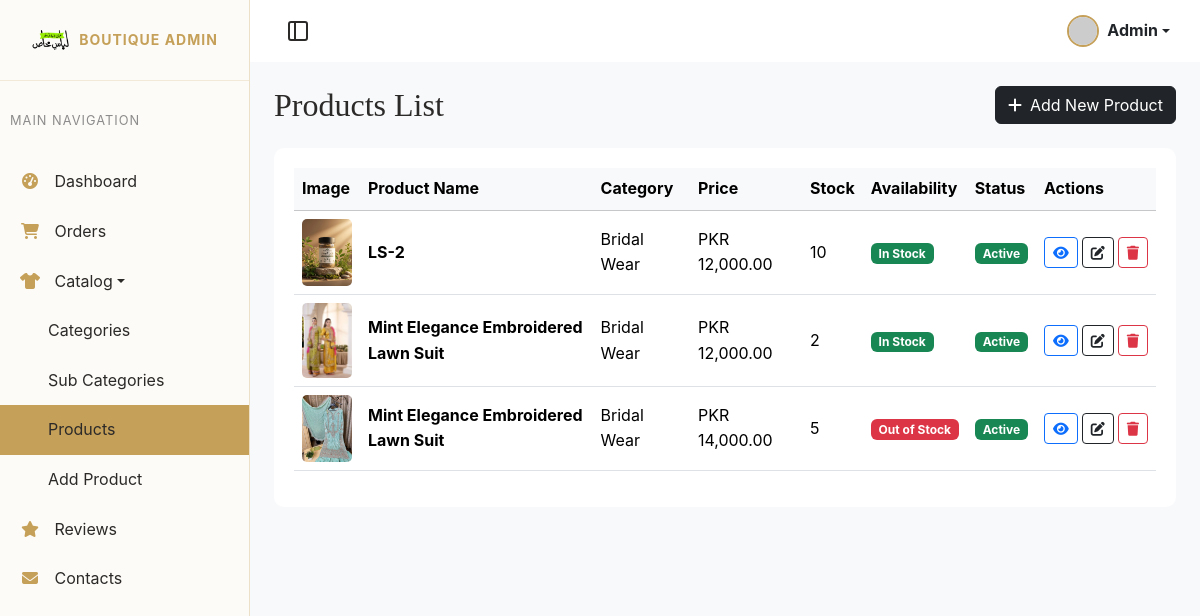
/admin/products.php (signed in), run on the app's committed database.
### tables this page shows
CREATE TABLE `products` (
  `id` int NOT NULL,
  `name` varchar(255) NOT NULL,
  `category_id` int DEFAULT NULL,
  `price` decimal(10,2) NOT NULL,
  `stock` int NOT NULL DEFAULT '0',
  `sale` tinyint(1) DEFAULT '0',
  `salePrice` decimal(10,2) DEFAULT NULL,
  `shortDescription` text,
  `description` text,
  `fabric` varchar(100) DEFAULT NULL,
  `collection` varchar(100) DEFAULT NULL,
  `sub_category_id` int DEFAULT NULL,
  `availability` varchar(50) DEFAULT 'In Stock',
  `tags` text,
  `sizes` text,
  `colors` text,
  `pieces` varchar(100) DEFAULT '1 Piece',
  `main_image` varchar(255) DEFAULT NULL,
  `hover_image` varchar(255) DEFAULT NULL,
  `created_at` timestamp NOT NULL DEFAULT CURRENT_TIMESTAMP,
  `status` tinyint(1) NOT NULL DEFAULT '1'
);

CREATE TABLE `categories` (
  `id` int NOT NULL,
  `name` varchar(255) NOT NULL,
  `image` varchar(255) DEFAULT NULL,
  `status` tinyint(1) NOT NULL DEFAULT '1',
  `created_at` timestamp NOT NULL DEFAULT CURRENT_TIMESTAMP
);

CREATE TABLE `sub_categories` (
  `id` int NOT NULL,
  `category_id` int NOT NULL,
  `name` varchar(255) NOT NULL,
  `status` tinyint(1) NOT NULL DEFAULT '1',
  `created_at` timestamp NOT NULL DEFAULT CURRENT_TIMESTAMP
);

### admin/products.php (the view, shortened to what this page needs)
<?php
    require_once ('inc/admin-top.php');
?>
<body>
    <?php
        require_once ('inc/admin-sidebar.php');
    ?>
    <div class="admin-content">
        <?php
            require_once ('inc/admin-topbar.php');
        ?>
        <div class="container-fluid p-4">
            <div class="d-flex justify-content-between align-items-center mb-4">
                <h2 class="font-heading mb-0">Products List</h2>
                <a href="add-product" class="btn btn-dark font-body"><i class="fas fa-plus me-2"></i>Add New Product</a>
            </div>
            <div class="table-responsive">
                <table class="table table-hover font-body align-middle datatable w-100">
                    <thead class="table-light">
                        <tr>
                            <th>Image</th>
                            <th>Product Name</th>
                            <th>Category</th>
                            <th>Price</th>
                            <th>Stock</th>
                            <th>Availability</th>
                            <th>Status</th>
                            <th>Actions</th>
                        </tr>
                    </thead>
                    <tbody>
                        <?php
                        require_once('../inc/db.php');
                        $prod_sql = "SELECT p.*, c.name as category_name, c.status as cat_status, s.status as subcat_status FROM products p LEFT JOIN categories c ON p.category_id = c.id LEFT JOIN sub_categories s ON p.sub_category_id = s.id ORDER BY p.id DESC";
                        $prod_res = $conn->query($prod_sql);
                        if($prod_res && $prod_res->num_rows > 0) {
                            while($row = $prod_res->fetch_assoc()) {
                                $img = htmlspecialchars($row['main_image']);
                                $name = htmlspecialchars($row['name']);
                                $category = htmlspecialchars($row['category_name']);
                                $price = number_format($row['price'], 2);
                                $stock = intval($row['stock']);
                                $availability = htmlspecialchars($row['availability']);
                                $badgeClass = ($availability === 'In Stock') ? 'bg-success' : (($availability === 'Low Stock') ? 'bg-warning' : 'bg-danger');
                                $img_src = '../' . $img;
                                echo '<tr id="product-row-'.$row['id'].'">';
                                echo '<td><img src="'.$img_src.'" class="admin-table-img-md" alt="'.$name.'" style="width:50px; height:auto; object-fit:cover;"></td>';
                                echo '<td><strong>'.$name.'</strong></td>';
                                echo '<td>'.$category.'</td>';
                                echo '<td>PKR '.$price.'</td>';
                                echo '<td>'.$stock.'</td>';
                                echo '<td><span class="badge '.$badgeClass.'">'.$availability.'</span></td>';
                                $prod_status = intval($row['status'] ?? 1);
                                $cat_status = isset($row['cat_status']) ? intval($row['cat_status']) : 1;
                                $subcat_status = isset($row['subcat_status']) ? intval($row['subcat_status']) : 1;
                                $effective_status = ($prod_status === 1 && $cat_status === 1 && $subcat_status === 1) ? 1 : 0;
                                $statusBadgeClass = ($effective_status === 1) ? 'bg-success' : 'bg-danger';
                                $statusText = ($effective_status === 1) ? 'Active' : 'Inactive';
                                echo '<td><a href="javascript:void(0)" onclick="toggleStatus('.$row['id'].')" class="text-decoration-none" title="Click to toggle"><span class="badge '.$statusBadgeClass.'" id="status-badge-'.$row['id'].'">'.$statusText.'</span></a></td>';
                                echo '<td>
                                        <div class="d-flex flex-nowrap gap-1">
                                            <a href="../product-details?id='.$row['id'].'" class="btn btn-sm btn-outline-primary" target="_blank" title="View"><i class="fas fa-eye"></i></a>
                                            <a href="edit-product.php?id='.$row['id'].'" class="btn btn-sm btn-outline-dark" title="Edit"><i class="fas fa-edit"></i></a>
                                            <button class="btn btn-sm btn-outline-danger" title="Delete" onclick="deleteProduct('.$row['id'].')"><i class="fas fa-trash"></i></button>
                                        </div>
                                      </td>';
                                echo '</tr>';
                            }
                        } else {
                            echo '<tr><td colspan="7" class="text-center">No products found.</td></tr>';
                        }
                        ?>
                    </tbody>
                </table>
            </div>
        </div>
    </div>
</body>
</html>

### admin/inc/admin-top.php (shortened to what this page needs)
<?php
$pageName = ucwords(str_replace("-", " ", basename($_SERVER['PHP_SELF'], ".php")));
?>
<!DOCTYPE html>
<html lang="en">
<head>
    <link href="https://cdn.jsdelivr.net/npm/bootstrap@5.3.2/dist/css/bootstrap.min.css" rel="stylesheet">
    <link rel="stylesheet" href="https://cdnjs.cloudflare.com/ajax/libs/font-awesome/6.4.2/css/all.min.css">
    <link rel="stylesheet" href="https://cdn.datatables.net/1.13.6/css/dataTables.bootstrap5.min.css">
    <link rel="stylesheet" href="../css/admin.css">
</head>

### admin/inc/admin-sidebar.php (shortened to what this page needs)
<nav class="admin-sidebar">
        <div class="sidebar-header d-flex align-items-center justify-content-center gap-2">
            <img src="../assets/images/logo.webp" alt="Libas e Khas" class="logo admin-sidebar-logo">
            <span class="small fw-bold font-body text-uppercase" style="color: var(--color-gold); letter-spacing: 1px;">Boutique Admin</span>
        </div>
        <ul class="list-unstyled components font-body">
            <p>MAIN NAVIGATION</p>
            <li class="<?php echo ($pageName == 'Dashboard') ? 'active' : ''; ?>">
                <a href="dashboard"><i class="fas fa-tachometer-alt"></i> Dashboard</a>
            </li>
            <li class="<?php echo ($pageName == 'Orders') ? 'active' : ''; ?>">
                <a href="orders"><i class="fas fa-shopping-cart"></i> Orders
                </a>
            </li>
            <li>
                <a href="#productSubmenu" data-bs-toggle="collapse" aria-expanded="false" class="dropdown-toggle"><i class="fas fa-tshirt"></i> Catalog</a>
                <ul class="collapse list-unstyled show" id="productSubmenu">
                    <li <?php echo ($pageName == 'Categories') ? 'class="active"' : ''; ?>><a href="categories" class="ps-5">Categories</a></li>
                    <li <?php echo ($pageName == 'Sub Categories') ? 'class="active"' : ''; ?>><a href="sub-categories" class="ps-5">Sub Categories</a></li>
                    <li <?php echo ($pageName == 'Products') ? 'class="active"' : ''; ?>><a href="products" class="ps-5">Products</a></li>
                    <li <?php echo ($pageName == 'Add Product') ? 'class="active"' : ''; ?>><a href="add-product" class="ps-5">Add Product</a></li>
                </ul>
            </li>
            <li class="<?php echo ($pageName == 'Reviews') ? 'active' : ''; ?>">
                <a href="reviews"><i class="fas fa-star"></i> Reviews</a>
            </li>
            <li class="<?php echo ($pageName == 'Contacts') ? 'active' : ''; ?>">
                <a href="contacts"><i class="fas fa-envelope"></i> Contacts</a>
            </li>
        </ul>
    </nav>

### admin/inc/admin-topbar.php (shortened to what this page needs)
<div class="admin-topbar">
    <button type="button" id="sidebarCollapse" class="sidebar-collapse d-flex align-items-center justify-content-center">
        <svg xmlns="http://www.w3.org/2000/svg" width="24" height="24" viewBox="0 0 24 24" fill="none" stroke="currentColor" stroke-width="2" stroke-linecap="round" stroke-linejoin="round">
            <rect x="3" y="3" width="18" height="18" rx="2" ry="2"></rect>
            <line x1="9" y1="3" x2="9" y2="21"></line>
        </svg>
    </button>
        <div class="d-flex align-items-center gap-3">
            <div class="dropdown">
                <a href="#" class="d-flex align-items-center text-dark text-decoration-none dropdown-toggle" id="dropdownUser" data-bs-toggle="dropdown" aria-expanded="false">
                    <img src="https://ui-avatars.com/api/?name=Admin+User&background=C5A059&color=fff" alt="mdo" width="32" height="32" class="rounded-circle me-2 border border-2 border-gold">
                    <span class="font-body fw-bold d-none d-sm-inline">Admin</span>
                </a>
            </div>
        </div>
    </div>

### css/admin.css (style rules this page uses)
body { background-color: #f8f9fa; }
.admin-sidebar { width: 250px; height: 100vh; position: fixed; left: 0; top: 0; background: var(--color-ivory); color: var(--color-dark); border-right: 1px solid rgba(197, 160, 89, 0.3); transition: var(--transition-fast); z-index: 1000; display: flex; flex-direction: column; }
.admin-sidebar .sidebar-header { padding: 20px; text-align: center; border-bottom: 1px solid rgba(197, 160, 89, 0.2); }
.admin-sidebar ul.components { padding: 20px 0; overflow-y: auto; flex-grow: 1; }
.admin-sidebar ul p { color: var(--color-warm-gray); padding: 10px; font-size: 0.8rem; text-transform: uppercase; letter-spacing: 1px; }
.admin-sidebar ul li a { padding: 12px 20px; font-size: 1rem; display: block; color: var(--color-dark); transition: var(--transition-fast); }
.admin-sidebar ul li a i { margin-right: 10px; width: 20px; text-align: center; color: var(--color-gold); }
.admin-sidebar ul li a:hover, .admin-sidebar ul li.active > a { color: var(--color-dark); background: var(--color-gold); }
.admin-content { width: calc(100% - 250px); margin-left: 250px; min-height: 100vh; transition: var(--transition-fast); }
.admin-topbar { background: var(--color-white); padding: 15px 30px; box-shadow: var(--shadow-sm); display: flex; justify-content: space-between; align-items: center; }
.sidebar-collapse { background: transparent; border: none; font-size: 1.5rem; color: var(--color-dark); cursor: pointer; }
.table-responsive { background: var(--color-white); padding: 20px; border-radius: 10px; box-shadow: var(--shadow-sm); }
.admin-sidebar-logo { max-height: 40px; width: auto; }
.admin-table-img-md { width: 50px; height: 50px; object-fit: cover; border-radius: 5px; }

### css/style.css (style rules this page uses)
:root { --color-ivory: #FDFBF7; --color-nude: #E6D5C3; --color-blush: #FADADD; --color-gold: #C5A059; --color-gold-hover: #A88645; --color-warm-gray: #8C8C8C; --color-dark: #2C2A29; --color-white: #FFFFFF; --color-accent-green: #96ed01; --font-heading: 'Cormorant Garamond', serif; --font-body: 'Inter', sans-serif; --transition-fast: 0.2s ease-in-out; --transition-smooth: 0.4s cubic-bezier(0.25, 0.46, 0.45, 0.94); --shadow-subtle: 0 4px 20px rgba(44, 42, 41, 0.05); --shadow-hover: 0 10px 30px rgba(44, 42, 41, 0.1); --border-gold: 1px solid rgba(197, 160, 89, 0.3); }
body { font-family: var(--font-body); background-color: var(--color-ivory); color: var(--color-dark); line-height: 1.6; -webkit-font-smoothing: antialiased; -moz-osx-font-smoothing: grayscale; }
h1, h2, h3, h4, h5, h6 { font-family: var(--font-heading); font-weight: 500; margin-bottom: 1rem; color: var(--color-dark); }
a { color: var(--color-dark); text-decoration: none; transition: color var(--transition-fast); }
.border-gold { border-color: var(--color-gold) !important; }
.font-heading { font-family: var(--font-heading) !important; }
.font-body { font-family: var(--font-body) !important; }

### data on the page
products: main_image (picture), name "LS-2", category.name "Bridal Wear", price "12,000.00", stock "10", availability "In Stock", status.status "Active"
products: main_image (picture), name "Mint Elegance Embroidered Lawn Suit", category.name "Bridal Wear", price "12,000.00", stock "2", availability "In Stock", status.status "Active"
products: main_image (picture), name "Mint Elegance Embroidered Lawn Suit", category.name "Bridal Wear", price "14,000.00", stock "5", availability "Out of Stock", status.status "Active"
